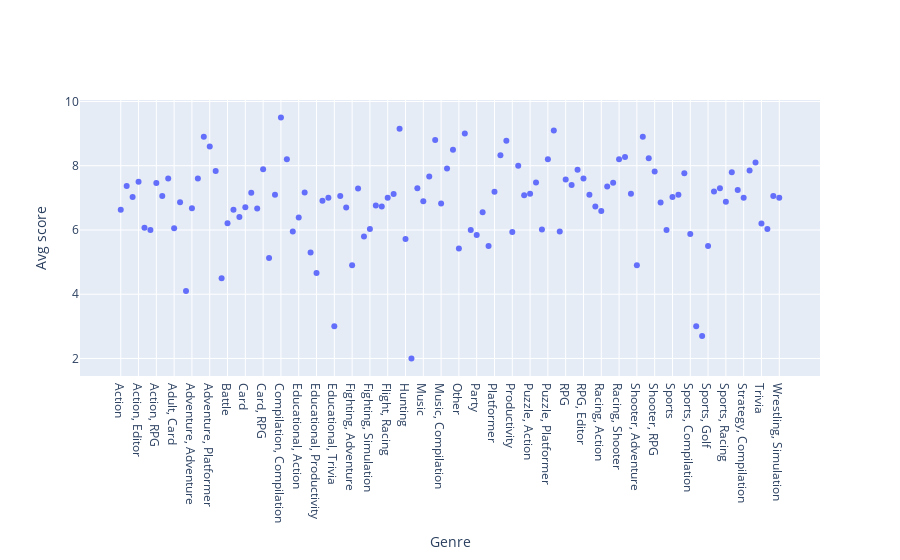

The cell this chart's notebook holds for it:
### Code cell
fig = make_subplots(rows=1, cols=1, specs=[[{'type':'scatter'}]])
fig.add_trace(
    go.Scatter(x=genreGroups['score'].mean().index, y=genreGroups['score'].mean(), mode = 'markers'), 1, 1
)
fig.update_xaxes(title='Genre', row=1, col=1)
fig.update_yaxes(title='Avg score', row=1, col=1)
fig.show()

### Figure 1 — Plotly figure (JSON) as saved in the notebook; plotly's stock layout.template omitted (floating-point values rounded to 4 significant figures)
{"data": [{"mode": "markers", "type": "scatter", "x": ["Action", "Action, Adventure", "Action, Compilation", "Action, Editor", "Action, Platformer", "Action, Puzzle", "Action, RPG", "Action, Simulation", "Action, Strategy", "Adult, Card", "Adventure", "Adventure, Adult", "Adventure, Adventure", "Adventure, Compilation", "Adventure, Episodic", "Adventure, Platformer", "Adventure, RPG", "Baseball", "Battle", "Board", "Board, Compilation", "Card", "Card, Battle", "Card, Compilation", "Card, RPG", "Casino", "Compilation", "Compilation, Compilation", "Compilation, RPG", "Educational", "Educational, Action", "Educational, Adventure", "Educational, Card", "Educational, Productivity", "Educational, Puzzle", "Educational, Simulation", "Educational, Trivia", "Fighting", "Fighting, Action", "Fighting, Adventure", "Fighting, Compilation", "Fighting, RPG", "Fighting, Simulation", "Flight", "Flight, Action", "Flight, Racing", "Flight, Simulation", "Hardware", "Hunting", "Hunting, Action", "Hunting, Simulation", "Music", "Music, Action", "Music, Adventure", "Music, Compilation", "Music, Editor", "Music, RPG", "Other", "Other, Action", "Other, Adventure", "Party", "Pinball", "Pinball, Compilation", "Platformer", "Platformer, Action", "Platformer, Adventure", "Productivity", "Productivity, Action", "Puzzle", "Puzzle, Action", "Puzzle, Adventure", "Puzzle, Compilation", "Puzzle, Platformer", "Puzzle, RPG", "Puzzle, Word Game", "RPG", "RPG, Action", "RPG, Compilation", "RPG, Editor", "RPG, Simulation", "Racing", "Racing, Action", "Racing, Compilation", "Racing, Editor", "Racing, Shooter", "Racing, Simulation", "Shooter", "Shooter, Adventure", "Shooter, First-Person", "Shooter, Platformer", "Shooter, RPG", "Simulation", "Simulation, Adventure", "Sports", "Sports, Action", "Sports, Baseball", "Sports, Compilation", "Sports, Editor", "Sports, Fighting", "Sports, Golf", "Sports, Other", "Sports, Party", "Sports, Racing", "Sports, Simulation", "Strategy", "Strategy, Compilation", "Strategy, RPG", "Strategy, Simulation", "Trivia", "Virtual Pet", "Wrestling", "Wrestling, Simulation"], "xaxis": "x", "y": [6.627, 7.372, 7.029, 7.5, 6.067, 6, 7.465, 7.059, 7.6, 6.05, 6.865, 4.1, 6.68, 7.6, 8.9, 8.6, 7.833, 4.5, 6.213, 6.626, 6.4, 6.707, 7.157, 6.667, 7.889, 5.129, 7.1, 9.5, 8.2, 5.955, 6.391, 7.167, 5.3, 4.66, 6.912, 7, 3, 7.058, 6.701, 4.9, 7.292, 5.8, 6.033, 6.763, 6.731, 7, 7.119, 9.15, 5.72, 2, 7.3, 6.894, 7.664, 8.8, 6.825, 7.917, 8.5, 5.42, 9, 6, 5.845, 6.551, 5.5, 7.187, 8.327, 8.775, 5.933, 8, 7.083, 7.125, 7.479, 6.011, 8.2, 9.1, 5.95, 7.571, 7.4, 7.875, 7.6, 7.1, 6.731, 6.587, 7.35, 7.467, 8.2, 8.272, 7.128, 4.9, 8.9, 8.233, 7.823, 6.859, 6, 7.025, 7.097, 7.767, 5.871, 3, 2.7, 5.5, 7.2, 7.3, 6.88, 7.795, 7.246, 7, 7.855, 8.1, 6.205, 6.027, 7.058, 7], "yaxis": "y"}], "layout": {"autosize": true, "xaxis": {"anchor": "y", "autorange": true, "domain": [0, 1], "range": [-6.594, 117.6], "title": {"text": "Genre"}, "type": "category"}, "yaxis": {"anchor": "x", "autorange": true, "domain": [0, 1], "range": [1.106, 10.39], "title": {"text": "Avg score"}, "type": "linear"}}}
